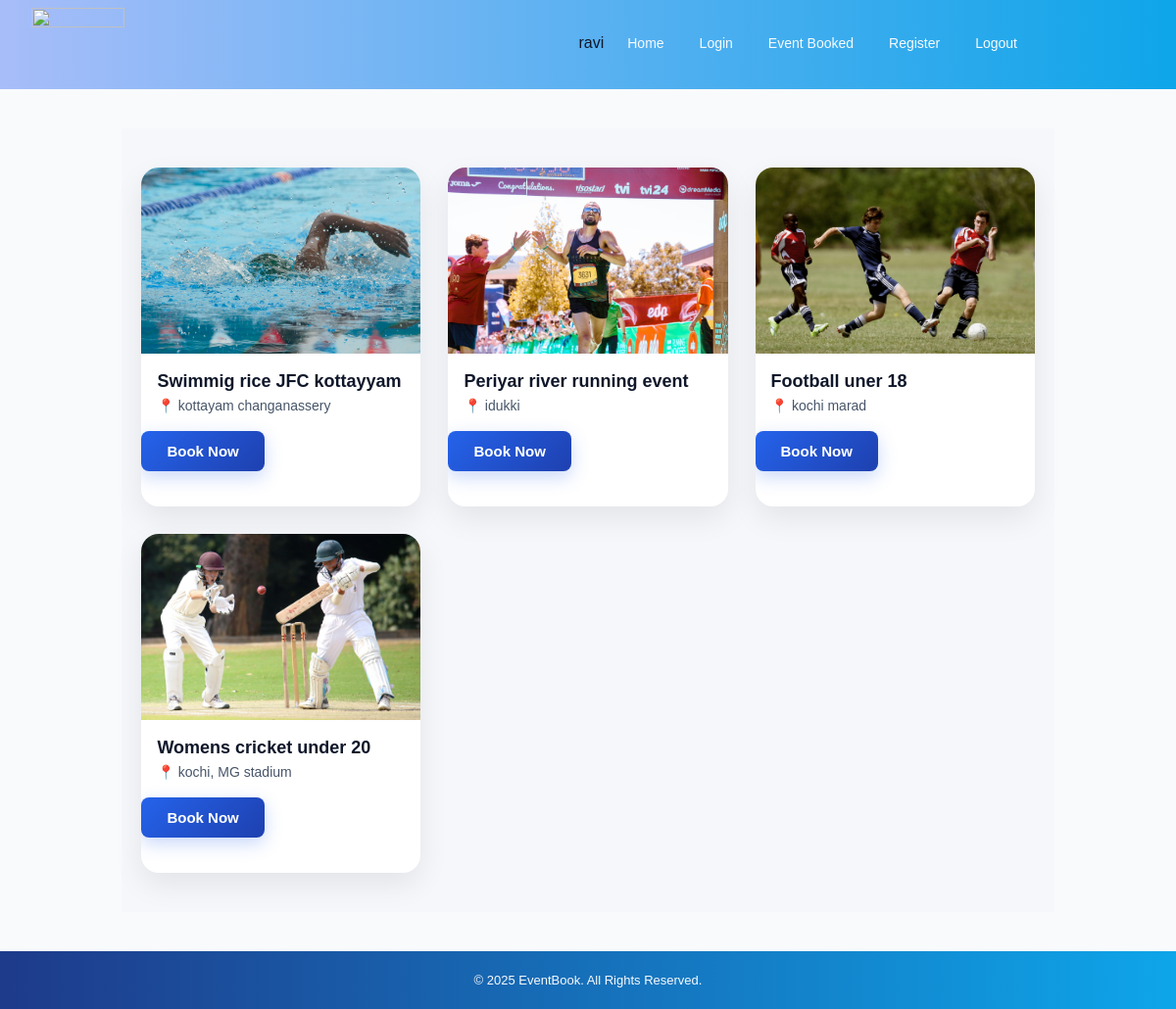
Screenshot of /home/all_event/1 (signed in) with the database file from the repository.
### app1/models.py (models this page shows, shortened)
class CustomUser(AbstractUser):
    username = models.CharField(max_length=50,unique=True)
    email = models.EmailField(unique=True)
    ROLE_CHOICE = (
        ('admin','admin'),
        ('user','user'),
    )
    role = models.CharField(max_length=50,choices=ROLE_CHOICE,default='user')

class Events(models.Model):
    title = models.CharField(max_length=50)
    event_cat = models.ForeignKey(event_category,on_delete=models.CASCADE)
    location = models.TextField(null=True)
    e_image = models.ImageField(upload_to='events')

### app1/views.py (the view)
# urls.py: path('all_event/<int:eid>',all_event,name='all_event'),
def all_event(request,eid):
    events = Events.objects.filter(event_cat=eid)
    return render(request,'all_event.html',{'events':events})

### template/all_event.html (shortened to what this page needs)
{%extends 'base.html'%}
{%block contents%}
<!DOCTYPE html>
<html lang="en">
<head>
    <link rel="stylesheet" href="/static/css/all_event.css">
</head>
<body>
    <div class="events_main">
    <div class="events_box">
        {% for i in events %}
        <div class="event_card">
            <img src="/home/{{i.e_image}}" alt="event image">
            <h3>{{i.title}}</h3>
            <p class="location">📍 {{i.location}}</p>
            <a href="{% url 'eventbooking' i.id %}" class="book-btn-link">
            <button class="book-now-btn">Book Now</button>
            </a>
        </div>
        {% endfor %}
    </div>
</div>
</body>
</html>
{%endblock%}

### template/base.html (shortened to what this page needs)
<!DOCTYPE html>
<html lang="en">
<head>
    <link rel="stylesheet" href="/static/css/base.css">
</head>
<body>
    <div class="main">
        <div class="header">
            <div class="logo">
                <img src="/static/images/BE logo.png" alt="" width="80px" height="60px">
            </div>
            {% if user.is_authenticated %}
            <p>{{request.user}}</p>
            {% endif %}
            <a href="{% url 'homepage' %}">Home</a>
            <a href="{% url 'Login_page' %}">Login</a>
            <a href="{% url 'EventBooked' %}">Event Booked</a>
            <a href="{% url 'RegisterUser' %}">Register</a>
            <a href="{% url 'Logout_page' %}">Logout</a>
        </div>
        <div class="content">
            {%block contents%}
            {%endblock%}
        </div>
        <div class="footer">
            <p>© 2025 EventBook. All Rights Reserved.</p>
        </div>
    </div>
</body>
</html>

### static/css/base.css (style rules this page uses)
* { margin: 0; padding: 0; box-sizing: border-box; font-family: 'Poppins', Arial, sans-serif; }
body { background-color: #f8fafc; color: #0f172a; }
.main { min-height: 100vh; display: flex; flex-direction: column; }
.header { background: linear-gradient(90deg, #a7bdf9, #0ea5e9); display: flex; align-items: center; padding: 8px 150px 12px 32px; }
.logo { margin-right: auto; }
.logo img { width: 95px; height: auto; }
.header a { color: #f8fafc; text-decoration: none; margin-left: 12px; font-size: 14px; font-weight: 500; padding: 6px 12px; border-radius: 20px; transition: background 0.3s ease, transform 0.2s ease; }
.content { flex: 1; max-width: 1200px; margin: auto; padding: 40px 30px; }
.footer { background: linear-gradient(90deg, #1e3a8a, #0ea5e9); color: #f8fafc; text-align: center; padding: 22px; font-size: 13px; }

### static/css/all_event.css (style rules this page uses)
* { margin: 0; padding: 0; box-sizing: border-box; font-family: 'Poppins', sans-serif; }
.events_main { min-height: 100vh; background: #f5f7fb; padding: 40px 20px; display: flex; justify-content: center; }
.events_box { width: 100%; max-width: 1200px; display: grid; grid-template-columns: repeat(auto-fit, minmax(280px, 1fr)); gap: 28px; }
.event_card { background: #ffffff; border-radius: 18px; overflow: hidden; box-shadow: 0 12px 30px rgba(0, 0, 0, 0.08); transition: all 0.3s ease; }
.event_card img { width: 100%; height: 190px; object-fit: cover; }
.event_card h3 { padding: 14px 16px 6px; font-size: 18px; font-weight: 600; color: #0f172a; }
.event_card .location { padding: 0 16px 18px; font-size: 14px; color: #475569; }
.book-btn-link { text-decoration: none; }
.book-now-btn { padding: 12px 26px; background: linear-gradient(135deg, #2563eb, #1e40af); color: #ffffff; border: none; border-radius: 8px; font-size: 15px; font-weight: 600; cursor: pointer; transition: all 0.3s ease; box-shadow: 0 6px 18px rgba(37, 99, 235, 0.25); }

### rows the page displays
CustomUser: user "ravi"
Events: e_image (picture), title "Swimmig rice JFC kottayyam", location "kottayam changanassery"
Events: e_image (picture), title "Periyar river running event", location "idukki"
Events: e_image (picture), title "Football uner 18", location "kochi marad"
Events: e_image (picture), title "Womens cricket under 20", location "kochi, MG stadium"
